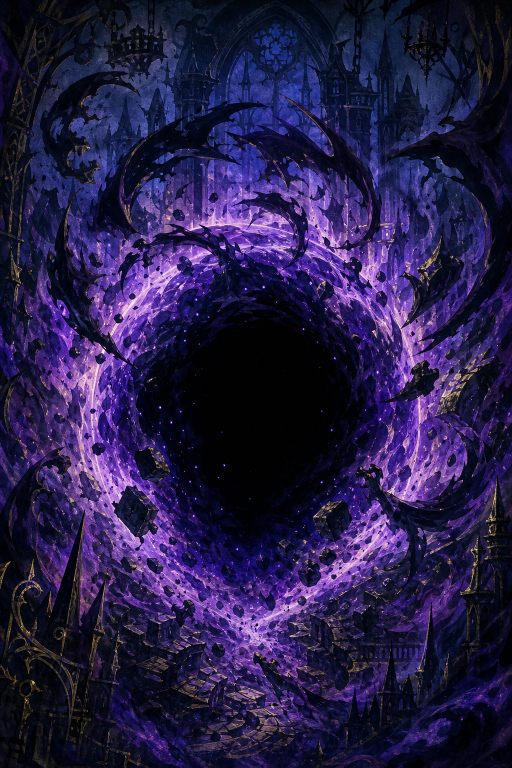
#> input picture assets/cards/abyss.png, 1024 x 1536 px (shown at 1/2 size)
$ python optimize_assets.py
#> lines starting #> are read from the running program, lines starting #| are printed output that depends on the picture
from pathlib import Path
from PIL import Image, ImageOps

ROOT = Path("assets")
OUT = ROOT / "runtime"

RULES = {
    "cards": (420, 640, 72),
    "characters": (720, 720, 76),
    "enemies": (720, 720, 76),
}

for kind, (max_w, max_h, quality) in RULES.items():
    src_dir = ROOT / kind
    if not src_dir.exists():
        continue
    out_dir = OUT / kind
    out_dir.mkdir(parents=True, exist_ok=True)
    for src in src_dir.rglob("*.png"):
        if "runtime" in src.parts:
            continue
        try:
            with Image.open(src) as im:
#> im is the input picture: PIL image 1024x1536 RGB; mean R, G, B 38.6, 30.1, 72.2
                im = im.convert("RGBA")
#> im: PIL image 1024x1536 RGBA
                im.thumbnail((max_w, max_h), Image.Resampling.LANCZOS)
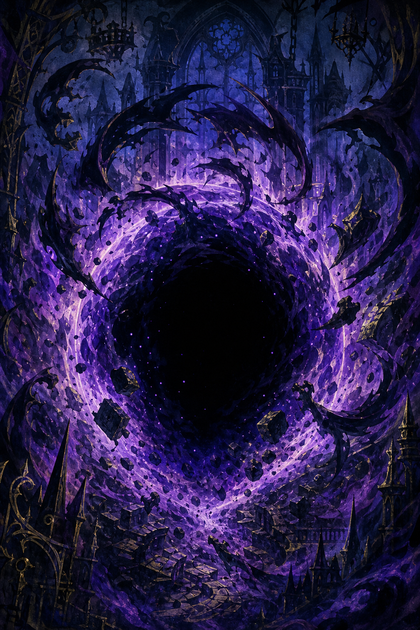
#> im: PIL image 420x630 RGBA; mean R, G, B, A 38.7, 30.1, 72.2, 255
                dst = out_dir / (src.stem + ".webp")
                im.save(dst, "WEBP", quality=quality, method=6)
                print(f"{src} -> {dst} {im.size}")
#| assets/cards/abyss.png -> assets/runtime/cards/abyss.webp (420, 630)
        except Exception as e:
            print(f"skip {src}: {e}")
